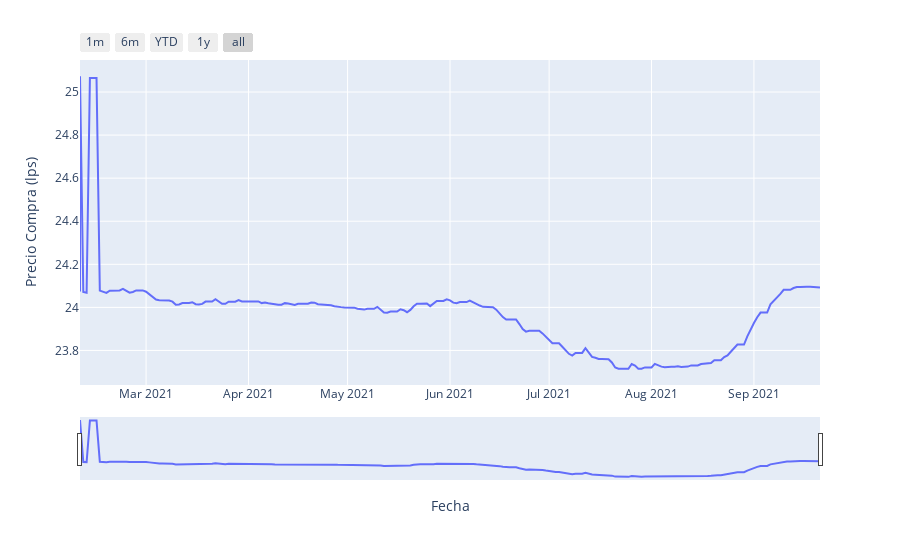

Write notebook code for a chart like this one.
### Code cell
import plotly.express as px

df = data
fig = px.line(df, x='Fecha', y="Factor",labels={'Factor':'Precio Compra (lps)','Fecha':'Fecha'})

fig.update_xaxes(
    rangeslider_visible=True,
    rangeselector=dict(
        buttons=list([
            dict(count=1, label="1m", step="month", stepmode="backward"),
            dict(count=6, label="6m", step="month", stepmode="backward"),
            dict(count=1, label="YTD", step="year", stepmode="todate"),
            dict(count=1, label="1y", step="year", stepmode="backward"),
            dict(step="all")
        ])
    )
)
fig.write_html('fcwidget.html')
fig.show()

### Figure 1 — Plotly figure (JSON) as saved in the notebook; plotly's stock layout.template omitted (floating-point values rounded to 4 significant figures; data arrays with more than 128 entries replaced by an {"elided": "..."} marker saying what was removed)
{"data": [{"hovertemplate": "Fecha=%{x}<br>Precio Compra (lps)=%{y}<extra></extra>", "legendgroup": "", "line": {"color": "#636efa", "dash": "solid"}, "marker": {"symbol": "circle"}, "mode": "lines", "name": "", "orientation": "v", "showlegend": false, "type": "scatter", "x": {"elided": "226 str values"}, "xaxis": "x", "y": {"elided": "226 float values"}, "yaxis": "y"}], "layout": {"legend": {"tracegroupgap": 0}, "margin": {"t": 60}, "xaxis": {"anchor": "y", "domain": [0, 1], "rangeselector": {"buttons": [{"count": 1, "label": "1m", "step": "month", "stepmode": "backward"}, {"count": 6, "label": "6m", "step": "month", "stepmode": "backward"}, {"count": 1, "label": "YTD", "step": "year", "stepmode": "todate"}, {"count": 1, "label": "1y", "step": "year", "stepmode": "backward"}, {"step": "all"}]}, "rangeslider": {"visible": true}, "title": {"text": "Fecha"}}, "yaxis": {"anchor": "x", "domain": [0, 1], "title": {"text": "Precio Compra (lps)"}}}}
